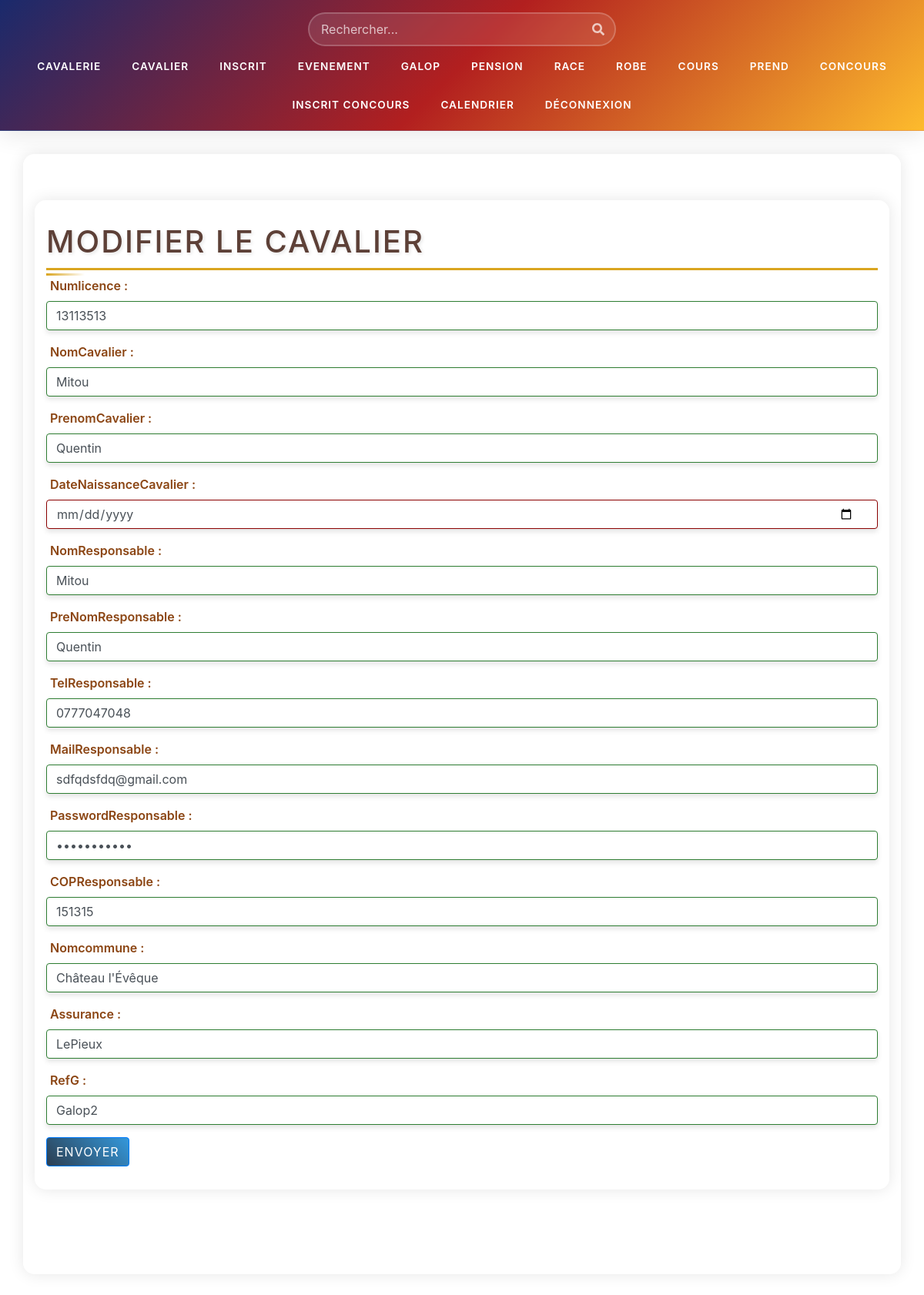
/Vue/vue_cavalier.php?id=18&action=Modifier, run on the app's committed database.
### tables this page shows
CREATE TABLE `cavalier` (
  `idCavalier` int(11) NOT NULL,
  `Numlicence` int(11) NOT NULL,
  `NomCavalier` varchar(30) NOT NULL,
  `PrenomCavalier` varchar(30) NOT NULL,
  `NomResponsable` varchar(30) NOT NULL,
  `PreNomResponsable` varchar(30) NOT NULL,
  `TelResponsable` varchar(30) NOT NULL,
  `MailResponsable` varchar(30) NOT NULL,
  `PasswordResponsable` varchar(30) NOT NULL,
  `COPResponsable` int(11) NOT NULL,
  `Nomcommune` varchar(30) NOT NULL,
  `Assurance` varchar(30) NOT NULL,
  `RefG` int(11) NOT NULL,
  `Supprime` int(11) NOT NULL DEFAULT 0,
  `DateNaissanceCavalier` varchar(30) NOT NULL
);

CREATE TABLE `galop` (
  `idGalop` int(11) NOT NULL,
  `LibGalop` varchar(30) NOT NULL,
  `Supprime` int(11) NOT NULL DEFAULT 0
);

### Class/class_cavalier.php (called while the page is built, shortened)
<?php
Class Cavalier{
    public function cavalier_id($idCavalier){
        $Con = connexionPDO();
        $SQL = "Select * from Cavalier where idCavalier = :idCavalier";
        $req = $Con->prepare($SQL);
        $data = [":idCavalier" => $idCavalier];
        $req->execute($data);
        $resultat = $req->fetch(PDO::FETCH_ASSOC);
        return $resultat;
    }
    public function getCavalierRefG($RefG) {
        $connexion = connexionPDO();
        $sql = "SELECT LibGalop FROM galop WHERE idGalop = :RefG";
        $stmt = $connexion->prepare($sql);
        $data = [":RefG" => $RefG];
        $stmt->execute($data);
        $result = $stmt->fetch(PDO::FETCH_ASSOC);
        return $result['LibGalop'];
    }
}

### Controleur/Cavalier/PHP_CRUD_Cavalier/edit_cavalier.php (the view, shortened to what this page needs)
<?php
if($_POST){
    if(isset($_POST["id"]) && !empty($_POST["id"])
        && isset($_POST['Numlicence']) && !empty($_POST['Numlicence'])
        && isset($_POST['NomCavalier']) && !empty($_POST['NomCavalier'])
        && isset($_POST['PrenomCavalier']) && !empty($_POST['PrenomCavalier'])
        && isset($_POST['DateNaissanceCavalier']) && !empty($_POST['DateNaissanceCavalier'])
        && isset($_POST['NomResponsable']) && !empty($_POST['NomResponsable'])
        && isset($_POST['PreNomResponsable']) && !empty($_POST['PreNomResponsable'])
        && isset($_POST['TelResponsable']) && !empty($_POST['TelResponsable'])
        && isset($_POST['MailResponsable']) && !empty($_POST['MailResponsable'])
        && isset($_POST['PasswordResponsable']) && !empty($_POST['PasswordResponsable'])
        && isset($_POST['COPResponsable']) && !empty($_POST['COPResponsable'])
        && isset($_POST['Nomcommune']) && !empty($_POST['Nomcommune'])
        && isset($_POST['Assurance']) && !empty($_POST['Assurance'])
        && isset($_POST['RefG']) && !empty($_POST['RefG'])){
        $id = strip_tags($_POST['id']);
        $Numlicence = strip_tags($_POST['Numlicence']);
        $NomCavalier = strip_tags($_POST['NomCavalier']);
        $PrenomCavalier = strip_tags($_POST['PrenomCavalier']);
        $DateNaissanceCavalier = strip_tags($_POST['DateNaissanceCavalier']);
        $NomResponsable = strip_tags($_POST['NomResponsable']);
        $PreNomResponsable = strip_tags($_POST['PreNomResponsable']);
        $TelResponsable = strip_tags($_POST['TelResponsable']);
        $MailResponsable = strip_tags($_POST['MailResponsable']);
        $PasswordResponsable = strip_tags($_POST['PasswordResponsable']);
        $COPResponsable = strip_tags($_POST['COPResponsable']);
        $Nomcommune = strip_tags($_POST['Nomcommune']);
        $Assurance = strip_tags($_POST['Assurance']);
        $idGalop = strip_tags($_POST['idGalop']);
        $cavalier = new Cavalier($id, $Numlicence, $NomCavalier, $PrenomCavalier,
        $DateNaissanceCavalier, $NomResponsable, $PreNomResponsable,
        $TelResponsable, $MailResponsable, $PasswordResponsable, $COPResponsable, $Nomcommune, $Assurance, $idGalop);
        $oneCavalier = $cavalier->edit();
        $_SESSION['message'] = "Produit modifié avec succès";
        header('Location: vue_cavalier.php');
        die();
    }else{
        $_SESSION['erreur'] = "Le formulaire est incomplet";
        header('Location: vue_cavalier.php');
        die();
    }
}else{
    if(isset($_GET['id']) && !empty($_GET['id'])){
        $id = strip_tags($_GET['id']);
        $C_cavalier = new Cavalier($id,"","","","","","","","","","","","","");
        $oneCavalier = $C_cavalier->cavalier_id($id);
    }else{
        $_SESSION['erreur'] = "url invalide";
        header('Location: vue_cavalier.php');
        die();
    }
}
?>
<!DOCTYPE html>
<html lang="fr">
<head>
    <link rel="stylesheet" href="https://stackpath.bootstrapcdn.com/bootstrap/4.4.1/css/bootstrap.min.css"
>
</head>
<body>
    <main class="container">
        <div class="row">
            <section class = "col-12">
                <h1>Modifier le Cavalier</h1>
                <form method="post">
                    <div class="form-group">
                        <label for="Numlicence">Numlicence :</label>
                        <input type="text" name="Numlicence" id="Numlicence" class="form-control" value="<?php echo $oneCavalier['Numlicence']; ?>" required>
                    </div>
                    <div class="form-group">
                        <label for="NomCavalier">NomCavalier :</label>
                        <input type="text" name="NomCavalier" id="NomCavalier" class="form-control" value="<?php echo $oneCavalier['NomCavalier']; ?>" required>
                    </div>
                    <div class="form-group">
                        <label for="PrenomCavalier">PrenomCavalier :</label>
                        <input type="text" name="PrenomCavalier" id="PrenomCavalier" class="form-control" value="<?php echo $oneCavalier['PrenomCavalier']; ?>" required>
                    </div>
                    <div class="form-group">
                        <label for="DateNaissanceCavalier">DateNaissanceCavalier :</label>
                        <input type="date" name="DateNaissanceCavalier" id="DateNaissanceCavalier" class="form-control" value="<?php echo $oneCavalier['DateNaissanceCavalier']; ?>" required>
                    </div>
                    <div class="form-group">
                        <label for="NomResponsable">NomResponsable :</label>
                        <input type="text" name="NomResponsable" id="NomResponsable" class="form-control" value="<?php echo $oneCavalier['NomResponsable']; ?>" required>
                    </div>
                    <div class="form-group">
                        <label for="PreNomResponsable">PreNomResponsable :</label>
                        <input type="text" name="PreNomResponsable" id="PreNomResponsable" class="form-control" value="<?php echo $oneCavalier['PreNomResponsable']; ?>" required>
                    </div>
                    <div class="form-group">
                        <label for="TelResponsable">TelResponsable :</label>
                        <input type="text" name="TelResponsable" id="TelResponsable" class="form-control" value="<?php echo $oneCavalier['TelResponsable']; ?>" required>
                    </div>
                    <div class="form-group">
                        <label for="MailResponsable">MailResponsable :</label>
                        <input type="email" name="MailResponsable" id="MailResponsable" class="form-control" value="<?php echo $oneCavalier['MailResponsable']; ?>" required>
                    </div>
                    <div class="form-group">
                        <label for="PasswordResponsable">PasswordResponsable :</label>
                        <input type="password" name="PasswordResponsable" id="PasswordResponsable" class="form-control" value="<?php echo $oneCavalier['PasswordResponsable']; ?>" required>
                    </div>
                    <div class="form-group">
                        <label for="COPResponsable">COPResponsable :</label>
                        <input type="text" name="COPResponsable" id="COPResponsable" class="form-control" value="<?php echo $oneCavalier['COPResponsable']; ?>" required>
                    </div>
                    <div class="form-group">
                        <label for="Nomcommune">Nomcommune :</label>
                        <input type="text" name="Nomcommune" id="Nomcommune" class="form-control" value="<?php echo $oneCavalier['Nomcommune']; ?>" required>
                    </div>
                    <div class="form-group">
                        <label for="Assurance">Assurance :</label>
                        <input type="text" name="Assurance" id="Assurance" class="form-control" value="<?php echo $oneCavalier['Assurance']; ?>" required>
                    </div>
                    <div class="form-group">
                        <label for="RefG">RefG :</label>
                        <input type="text" name="RefG" id="RefG" class="form-control" value="<?php echo $C_cavalier->getCavalierRefG($oneCavalier['RefG']); ?>" onkeyup="autocompletRefG()" required>
                    </div>
                    <button class="btn btn-primary">Envoyer</button>
                </form>
            </section>
        </div>
    </main>
</body>

### Css/Css_header.css (style rules this page uses)
:root { --header-bg: linear-gradient(135deg, #1a2a6c, #b21f1f, #fdbb2d); --nav-hover: rgba(255, 255, 255, 0.1); --text-color: #fff; --accent-color: #fdbb2d; --animation-speed: 0.3s; }
main { margin-top: 1rem; padding: 0 1rem; }

### Css/Css_vue.css (style rules this page uses)
:root { --primary-color: #2C3E50; --secondary-color: #8B4513; --accent-color: #DAA520; --light-color: #F5F5DC; --success-color: #2E7D32; --danger-color: #8B0000; --text-color: #1A1A1A; --bg-color: #F5F5DC; --card-bg: #FFFFFF; --table-stripe: rgba(218, 165, 32, 0.15); --table-hover: rgba(139, 69, 19, 0.2); --shadow-color: rgba(0, 0, 0, 0.15); --heading-color: #5D4037; --label-color: #2C3E50; }
body { background-color: var(--light-color); background-image: url('../images/texture-cuir.png'); font-family: 'Crimson Text', serif; }
h1 { color: var(--secondary-color); text-transform: uppercase; letter-spacing: 2px; border-bottom: 3px solid var(--accent-color); padding-bottom: 10px; margin-bottom: 30px; }
.container { background-color: rgba(255, 255, 255, 0.95); border-radius: 15px; box-shadow: 0 0 20px rgba(0, 0, 0, 0.1); padding: 30px; margin-top: 30px; }
.btn { border-radius: 25px; padding: 8px 20px; transition: all 0.3s cubic-bezier(0.4, 0, 0.2, 1); text-transform: uppercase; font-size: 0.9rem; letter-spacing: 1px; position: relative; overflow: hidden; z-index: 1; }
.btn::before { content: ''; position: absolute; top: 0; left: 0; width: 0; height: 100%; background: rgba(255, 255, 255, 0.2); transition: all 0.3s ease; z-index: -1; }
.btn-primary { background: linear-gradient(45deg, var(--primary-color), #3498db); border: none; color: white; }
h1, h2, h3, h4, h5, h6 { position: relative; color: var(--heading-color); text-shadow: 2px 2px 4px rgba(0, 0, 0, 0.1); transition: all 0.3s ease; }
h1::after { content: ''; position: absolute; bottom: -10px; left: 0; width: 50px; height: 3px; background: linear-gradient(to right, var(--accent-color), transparent); transition: width 0.3s ease; }
p, span, label { transition: all 0.3s ease; }
.form-group { margin-bottom: 25px; position: relative; }
.form-control { border: 2px solid var(--accent-color); border-radius: 12px; padding: 12px 15px; transition: all 0.3s cubic-bezier(0.4, 0, 0.2, 1); background: rgba(255, 255, 255, 0.9); box-shadow: 0 4px 6px rgba(0, 0, 0, 0.1); }
label { color: var(--secondary-color); font-weight: 600; margin-bottom: 8px; display: block; transform-origin: left top; transition: all 0.3s ease; position: relative; padding-left: 5px; }
label:before { content: ''; position: absolute; left: 0; bottom: -2px; width: 0; height: 2px; background: var(--accent-color); transition: width 0.3s ease; }
input[type="date"].form-control { position: relative; padding-right: 30px; }
.form-control:valid { border-color: var(--success-color); }
.form-control:invalid { border-color: var(--danger-color); }
.form-control::placeholder { color: rgba(139, 69, 19, 0.5); transition: all 0.3s ease; }
main { margin-bottom: 80px; }

### data on the page
cavalier: Numlicence "13113513", NomCavalier "Mitou", PrenomCavalier "Quentin", NomResponsable "Mitou", PreNomResponsable "Quentin", TelResponsable "0777047048", MailResponsable "sdfqdsfdq@gmail.com", COPResponsable "151315", Nomcommune "Château l'Évêque", Assurance "LePieux", RefG "Galop2"
